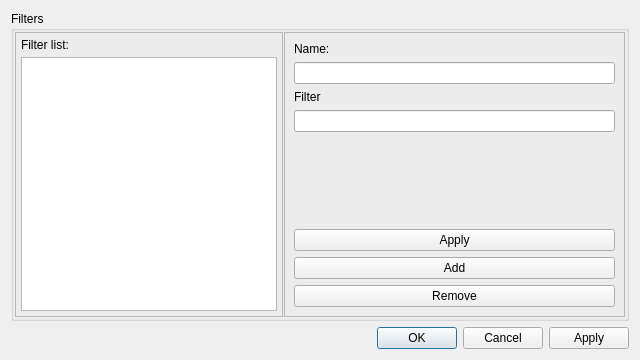
<?xml version="1.0" encoding="UTF-8"?>
<ui version="4.0">
 <class>FilterPreferencesDialog</class>
 <widget class="QDialog" name="FilterPreferencesDialog">
  <property name="geometry">
   <rect>
    <x>0</x>
    <y>0</y>
    <width>640</width>
    <height>360</height>
   </rect>
  </property>
  <property name="windowTitle">
   <string>Filters setup</string>
  </property>
  <layout class="QVBoxLayout">
   <item>
    <widget class="QGroupBox" name="grpFilters">
     <property name="title">
      <string>Filters</string>
     </property>
     <layout class="QHBoxLayout">
      <property name="spacing">
       <number>1</number>
      </property>
      <property name="margin">
       <number>1</number>
      </property>
      <item>
       <widget class="QFrame" name="frame_2">
        <property name="frameShape">
         <enum>QFrame::StyledPanel</enum>
        </property>
        <property name="frameShadow">
         <enum>QFrame::Raised</enum>
        </property>
        <layout class="QVBoxLayout">
         <property name="spacing">
          <number>5</number>
         </property>
         <property name="margin">
          <number>5</number>
         </property>
         <item>
          <widget class="QLabel" name="label_10">
           <property name="text">
            <string>Filter list:</string>
           </property>
          </widget>
         </item>
         <item>
          <widget class="QListWidget" name="lvFilters">
           <property name="sizePolicy">
            <sizepolicy hsizetype="Minimum" vsizetype="Expanding">
             <horstretch>0</horstretch>
             <verstretch>0</verstretch>
            </sizepolicy>
           </property>
          </widget>
         </item>
        </layout>
       </widget>
      </item>
      <item>
       <widget class="QFrame" name="frame">
        <property name="frameShape">
         <enum>QFrame::StyledPanel</enum>
        </property>
        <property name="frameShadow">
         <enum>QFrame::Raised</enum>
        </property>
        <layout class="QVBoxLayout">
         <item>
          <widget class="QLabel" name="label_11">
           <property name="text">
            <string>Name:</string>
           </property>
          </widget>
         </item>
         <item>
          <widget class="QLineEdit" name="edFilterName">
           <property name="minimumSize">
            <size>
             <width>100</width>
             <height>0</height>
            </size>
           </property>
          </widget>
         </item>
         <item>
          <widget class="QLabel" name="label_5">
           <property name="text">
            <string>Filter</string>
           </property>
          </widget>
         </item>
         <item>
          <widget class="QLineEdit" name="edFilterString"/>
         </item>
         <item>
          <spacer>
           <property name="orientation">
            <enum>Qt::Vertical</enum>
           </property>
           <property name="sizeHint" stdset="0">
            <size>
             <width>20</width>
             <height>1</height>
            </size>
           </property>
          </spacer>
         </item>
         <item>
          <widget class="QPushButton" name="btApply">
           <property name="text">
            <string>Apply</string>
           </property>
          </widget>
         </item>
         <item>
          <widget class="QPushButton" name="btAdd">
           <property name="text">
            <string>Add</string>
           </property>
          </widget>
         </item>
         <item>
          <widget class="QPushButton" name="btDel">
           <property name="text">
            <string>Remove</string>
           </property>
          </widget>
         </item>
        </layout>
       </widget>
      </item>
     </layout>
    </widget>
   </item>
   <item>
    <widget class="QDialogButtonBox" name="buttonBox">
     <property name="orientation">
      <enum>Qt::Horizontal</enum>
     </property>
     <property name="standardButtons">
      <set>QDialogButtonBox::Apply|QDialogButtonBox::Cancel|QDialogButtonBox::Ok</set>
     </property>
    </widget>
   </item>
  </layout>
 </widget>
 <resources/>
 <connections>
  <connection>
   <sender>buttonBox</sender>
   <signal>accepted()</signal>
   <receiver>FilterPreferencesDialog</receiver>
   <slot>accept()</slot>
   <hints>
    <hint type="sourcelabel">
     <x>248</x>
     <y>254</y>
    </hint>
    <hint type="destinationlabel">
     <x>157</x>
     <y>274</y>
    </hint>
   </hints>
  </connection>
  <connection>
   <sender>buttonBox</sender>
   <signal>rejected()</signal>
   <receiver>FilterPreferencesDialog</receiver>
   <slot>reject()</slot>
   <hints>
    <hint type="sourcelabel">
     <x>316</x>
     <y>260</y>
    </hint>
    <hint type="destinationlabel">
     <x>286</x>
     <y>274</y>
    </hint>
   </hints>
  </connection>
 </connections>
</ui>
